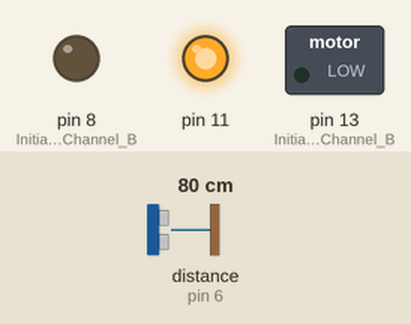
Bench run of a sketch on a simulated Arduino Uno, built with avr-gcc and run on an emulated ATmega328P. Parts: switched loads named in the sketch (green lamp = pin HIGH), output pins drawn as LEDs (lit = HIGH). Wiring (inferred from the names in the program): ultrasonic range finder: trigger pin 7; echo pin 6. The test bench sets the inputs (shaded band); at power-on: distance to the obstacle (sensor on pin 6) 80 cm. The echo pulse lasts 58.3 µs per cm; storage starts empty; pins used as bus, display or sensor lines are not drawn; what the sketch prints to the serial monitor is not drawn.

Above: at 1.2 s.
1.3 s: distance to the obstacle (sensor on pin 6) set to 250 cm
Timing chart, 0 to 4.3 s (numbered marks = the images above; inputs shaded):
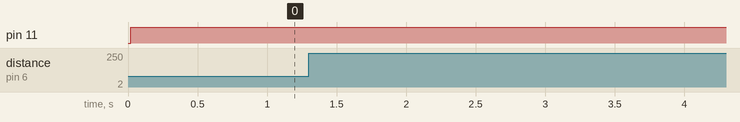

The sketch:

main.ino
```cpp
//To Determine Velocity to volatage table and accleration contant (Tau)
#include <SPI.h>
#include <SD.h>
using namespace std;

//Pins used for forward
const int trigPin1 = 7;
const int echoPin1 = 6;
//const int seconds

//read from forward sensor
double getFwdDis(){
  digitalWrite(trigPin1, HIGH);
  delayMicroseconds(10);
  digitalWrite(trigPin1, LOW);
  return pulseIn(echoPin1, HIGH)*0.034/2;
}


void setup() {
  Serial.begin(9600);

  //Prox Sensor Set Up
  pinMode(trigPin1, OUTPUT);
  pinMode(echoPin1, INPUT);

  //Setup Channel A
  pinMode(13, OUTPUT); //Initiates Motor Channel B pin, high -> forwad,
  pinMode(8, OUTPUT); //Initiates Brake Channel B pin, low -> disengage break
    //pin 11 is sets speed, min = 0 max = 255


}

void loop() {

  File dataFile = SD.open("datalog.txt", FILE_WRITE);
  delayMicroseconds(50000000);

  Serial.print("speed:127");
  digitalWrite(13, LOW); //Establishes forward direction of Channel A
  digitalWrite(8, LOW);   //Disengage the Brake for Channel A
  analogWrite(11, 255);

  for(int i = 0; i < 12000; i ++){
    double x = getFwdDis();
    dataFile.println(x);
    Serial.print("i: ");
    Serial.print(i);
    Serial.print(", ");
    Serial.println(x);
    delayMicroseconds(1000);
  }

  //digitalWrite(13, LOW); //Establishes forward direction of Channel A
  analogWrite(11, 0);
  digitalWrite(8, HIGH);   //Disengage the Brake for Channel A
  Serial.print("speed:0");

  dataFile.close();

  delayMicroseconds(1000);
  while(1);

}
```

Measured:
- after the input at 1.3 s, every drawn part: stays the same
